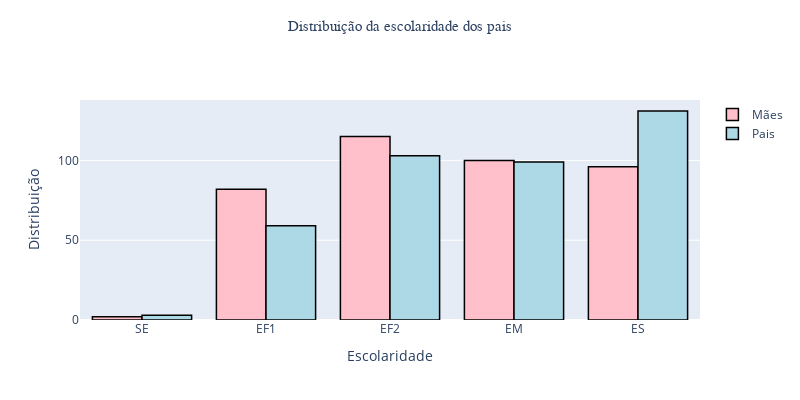

Write notebook code for a chart like this one.
### Code cell
pais = pd.concat([df_edu.value_counts('Medu'),
                 df_edu.value_counts('Fedu')], axis=1).sort_index()
Mulheres = go.Bar(x=['SE', 'EF1', 'EF2', 'EM', 'ES'],
                  y=pais[1],
                  name='Mães',
                  marker_color='pink',
                  marker_line_color='black',
                  marker_line_width=1.5)
Pais = go.Bar(x=['SE', 'EF1', 'EF2', 'EM', 'ES'],
              y=pais[0],
              name='Pais',
              marker_color='lightblue',
              marker_line_color='black',
              marker_line_width=1.5)
data = [Mulheres, Pais]
layout = go.Layout(
    title={
        'text': 'Distribuição da escolaridade dos pais',
        'y': 0.95,
        'x': 0.5,
        'font_color': 'black'
    },
    width=800,
    height=400,
    titlefont={'family': 'Arial', 'size': 15},
    yaxis={'title': 'Distribuição'},
    xaxis={'title': 'Escolaridade'},
    title_x=0.5)
fig = go.Figure(data=data, layout=layout)
py.iplot(fig)

### Figure 1 — Plotly figure (JSON) as saved in the notebook; plotly's stock layout.template omitted (floating-point values rounded to 4 significant figures)
{"data": [{"marker": {"color": "pink", "line": {"color": "black", "width": 1.5}}, "name": "Mães", "type": "bar", "x": ["SE", "EF1", "EF2", "EM", "ES"], "y": [2, 82, 115, 100, 96]}, {"marker": {"color": "lightblue", "line": {"color": "black", "width": 1.5}}, "name": "Pais", "type": "bar", "x": ["SE", "EF1", "EF2", "EM", "ES"], "y": [3, 59, 103, 99, 131]}], "layout": {"height": 400, "title": {"font": {"family": "Arial", "size": 15}, "text": "Distribuição da escolaridade dos pais", "x": 0.5, "y": 0.95}, "width": 800, "xaxis": {"title": {"text": "Escolaridade"}}, "yaxis": {"title": {"text": "Distribuição"}}}}
